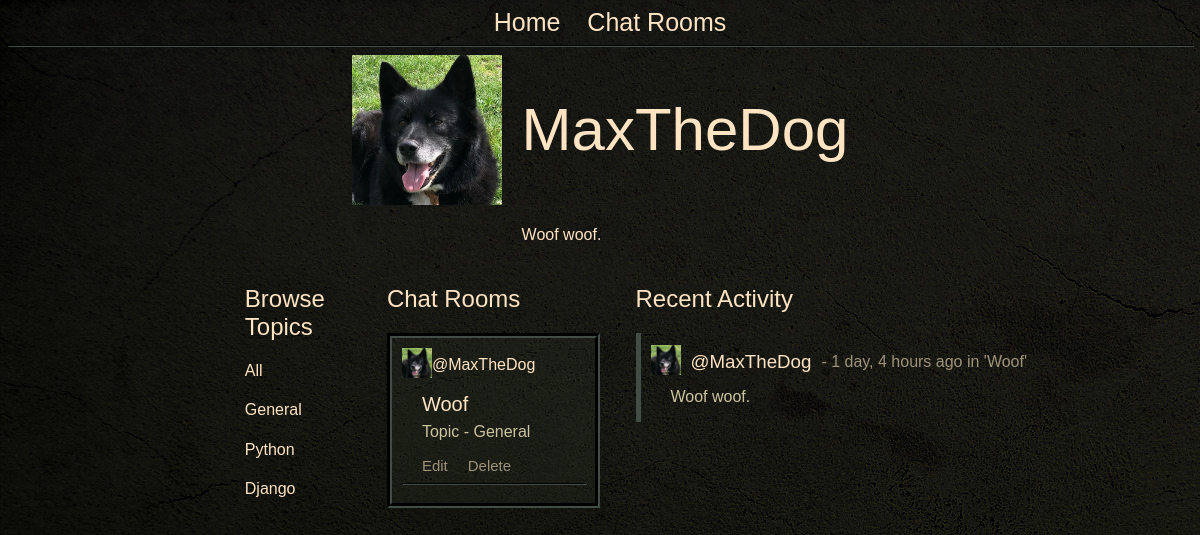
The page /profile/2 on the database its author committed.
### chat/models.py (models this page shows, shortened)
class Profile(models.Model):
    user = models.OneToOneField(User, null=True, on_delete=models.CASCADE)
    bio = models.TextField()
    profile_pic = models.ImageField(null=True, blank=True, upload_to='images/')

class Topic(models.Model):
    name = models.CharField(max_length=200)
    def __str__(self):
        return self.name

class ChatRoom(models.Model):
    host = models.ForeignKey(User, on_delete=models.SET_NULL, null=True)
    topic = models.ForeignKey(Topic, on_delete=models.SET_NULL, null=True)
    name = models.CharField(max_length=25)
    description = models.TextField(blank=True, null=True)
    created = models.DateTimeField(auto_now=True)
    updated = models.DateTimeField(auto_now_add=True)
    class Meta:
        ordering = ['-updated', '-created']
    def __str__(self):
        return self.name

class Messages(models.Model):
    user = models.ForeignKey(User, on_delete=models.CASCADE)
    room = models.ForeignKey(ChatRoom, on_delete=models.CASCADE)
    body = models.TextField()
    created = models.DateTimeField(auto_now=True)
    updated = models.DateTimeField(auto_now_add=True)

### chat/views.py (the view)
# urls.py: path('profile/<str:pk>', views.user_profile, name='user_profile'),
def user_profile(request, pk):
    user = User.objects.get(id=pk)
    chatrooms = user.chatroom_set.all()
    chat_messages = user.messages_set.all()
    topics = Topic.objects.all()
    context = {'user': user, 'chatrooms': chatrooms, 'chat_messages': chat_messages, 'topics': topics}
    return render(request, 'chat/profile.html', context)

### chat/templates/chat/profile.html
{% extends 'home.html' %}
{% load static %}
{% block content %}
<div class="profile_header">
        <div class="profile_pic">
        {% if user.profile.profile_pic %}
            <div class="chat_room_host_img"><img src="{{user.profile.profile_pic.url}}" height="150"></div>
        {% else %}
            <div class="chat_room_host_img">
                <img src="{% static '/images/avatar.png' %}" height="150">
            </div>
        {% endif %}
        </div>
        <div class="profile_name"><h1>{{user.username}}</h1></div>
        <div class="profile_bio"><h4>{{user.profile.bio}}</h4></div>
    </div>
<div class="profile_wrapper">
    <div class="profile_topics">
        {% include 'chat/topics.html' %}
    </div>
    <div class="profile_feed">
        <h2>Chat Rooms</h2>
        <div class="chat_rooms_border">
            {% include 'chat/feed.html' %}
        </div>
    </div>
    <div class="profile_activity">
        {% include 'chat/activity.html' %}
    </div>
</div>
{% endblock content %}

### chat/templates/chat/topics.html
<h2> Browse Topics</h2>
<div>
    <a href="{% url 'chat' %}"><h4>All</h4></a>
</div>
{% for topic in topics %}
    <div>
        <a href="{% url 'chat' %}?q={{topic.name}}"><h4>{{topic}}</h4></a>
    </div>
{% endfor %}

### chat/templates/chat/feed.html
{% load static %}
{% for room in chatrooms %}
<div class="chat_room_host">
    {% if room.host.profile.profile_pic %}
        <div class="chat_room_host_img"><img src="{{room.host.profile.profile_pic.url}}" height="30"></div>
    {% else %}
        <div class="chat_room_host_img">
            <img src="{% static '/images/avatar.png' %}" height="30">
        </div>
    {% endif %}
    <div class="chat_room_host_name"><a href="{% url 'user_profile' room.host.id %}">@{{room.host}}</a></div>
</div>
<div class="chat_room_name">
    <a href="{% url 'room' room.id %}"><h4>{{room.name}}</h4></a>
</div>
<p>
    Topic - {{room.topic}}
</p>
<div class="room_buttons">
    <div class="room_button_align">
        <div class="room_button"><a href="{% url 'update_room' room.id %}">Edit</a><a href="{% url 'delete_room' room.id %}">Delete</a></div>
    </div>
    <hr>
</div>
{% endfor %}

### chat/templates/chat/activity.html (shortened to what this page needs)
{% load static %}
<h2>Recent Activity</h2>
    {% for mess in chat_messages|slice:":10" %}
        <div>
            <div class="message">
                {% if mess.user.profile.profile_pic %}
                <div class="mess_img"><img src="{{mess.user.profile.profile_pic.url}}" height="30"></div>
                {% else %}
                <div class="chat_room_host_img">
                    <img src="{% static '/images/avatar.png' %}" height="30">
                </div>
                {% endif %}
                <div class="mess_head"><a href="{% url 'user_profile' mess.user.id %}"><h3>@{{mess.user}}</h3></a></div>
                <div class="mess_date"> - {{mess.created|timesince}} ago in '{{mess.room}}'</div>
                <div class="mess_body"><p>{{mess.body}}</p></div>
            </div>
        </div>
    {% endfor %}

### static/css/styles.css (style rules this page uses)
html body { height: 100%; background-image: url('../images/main_bg.jpg'); }
p, li { color: rgb(204, 196, 160); font-family: Geneva, sans-serif; font-weight: lighter; margin-left: 20px; margin-right: 20px; }
a:link { font-family: Geneva, sans-serif; font-weight: lighter; text-decoration: none; color:bisque; }
hr { width: 100%; border-color: rgb(66, 77, 70); }
h1 { font-family: Geneva, sans-serif; font-weight: lighter; color:bisque; }
h2 { font-family: Geneva, sans-serif; font-weight: lighter; color:bisque; }
h3 { font-family: Geneva, sans-serif; font-weight: lighter; color:bisque; }
h4 { font-family: Geneva, sans-serif; font-weight: lighter; color:bisque; }
.chat_rooms_border { border-color: rgb(66, 77, 70); background-color: rgb(41, 46, 34, 0.3); border-style: groove; border-width: 5px; grid-column: 1; padding: 10px; }
.chat_room_host { display: grid; grid-template-columns: max-content; }
.chat_room_host_img { grid-column: 1; align-self: center; }
.chat_room_host_name { grid-column: 2; align-self: center; }
.chat_room_name { margin-left: 20px; margin-right: 20px; font-size: 20px; margin-top: -15px; margin-bottom: -20px; }
.message { border-color: rgb(66, 77, 70); border-style: solid; border-width: 5px; border-right: 0px; border-top: 0px; border-bottom: 0px; display: grid; grid-template-columns: min-content; margin-top: 5px; margin-bottom: 10px; padding-left: 10px; justify-content: start; }
.mess_img { grid-column: 1; grid-row: 1; align-self: center; width: 40px }
.mess_head { grid-column: 2; grid-row: 1; width: fit-content }
.mess_date { grid-column: 3; grid-row: 1; margin-left: 10px; font-family: Geneva, sans-serif; font-weight: lighter; color:rgb(158, 146, 121); align-self: center; width: max-content; }
.mess_body { grid-column: 1 / span 4; grid-row: 2; margin-top: -20px; }
.room_buttons { display: grid; }
.room_button a:link { font-size: 15px; color:rgb(158, 146, 121); display: inline-block; margin-left: 20px; }
.profile_wrapper { margin-left: 20%; margin-right: 20%; display: grid; grid-template-columns: 20% 30% 5% 45%; }
.profile_header { margin-left: 35%; margin-right: 35%; display: grid; justify-content: center; }
.profile_pic { grid-column: 1; grid-row: 1 / span 2; margin-right: 20px; }
.profile_name { grid-column: 2; grid-row: 1; font-size: 30px; }
.profile_topics { grid-column: 1; }
.profile_feed { grid-column: 2; }
.profile_activity { grid-column: 4; }

### rows shown on the page
Topic: name "General"
Topic: name "Python"
Topic: name "Django"
ChatRoom: host.profile.profile_pic (picture), host "MaxTheDog", name "Woof", topic "General"
Messages: user.profile.profile_pic (picture), user "MaxTheDog", created "1 day, 4 hours", room "Woof", body "Woof woof."

### other values the page prints
{{ user.username }} "MaxTheDog"
{{ user.profile.bio }} "Woof woof."
